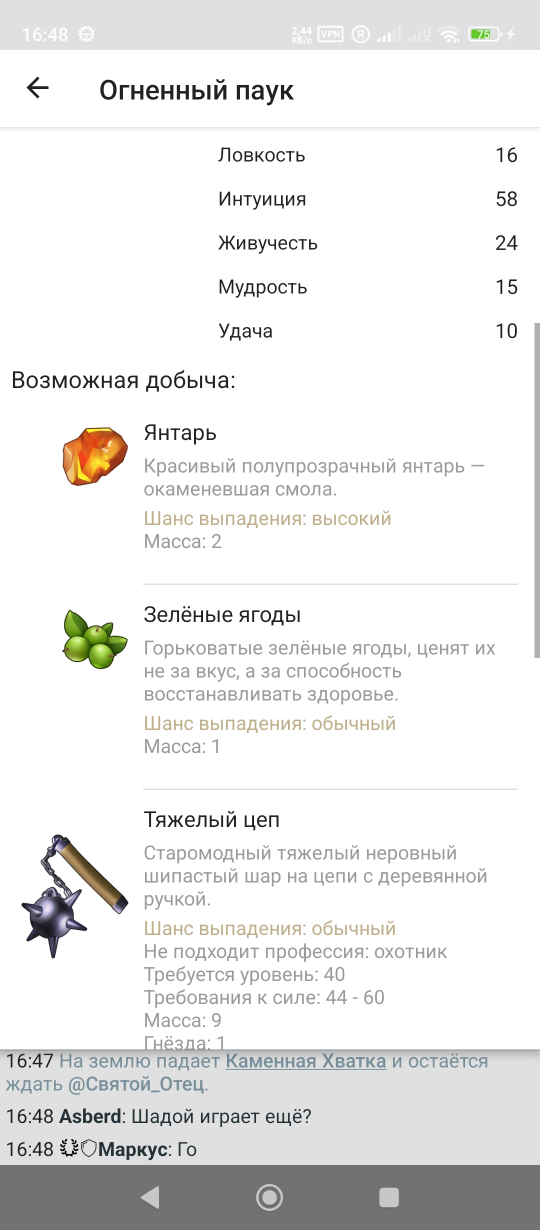
#> input picture script/history/back/screens/1.png, 1080 x 2460 px (shown at 1/2 size)
$ python -i pickup.py   (imports and definitions only)
#> lines starting #> are read from the running program, lines starting #| are printed output that depends on the picture
#> further down, picture is the input picture: shape (2460, 1080, 3); mean B, G, R 234.8, 235.6, 235.8
import csv
import json
import os
from typing import Dict, List, Optional, Tuple

import cv2
import numpy as np

SCREENS_DIR = "C:/bot/screens"
TPL_DIR = "C:/bot/tpl/my"
OUT_DIR = "C:/bot/pickup_out"
ANNOT_DIR = os.path.join(OUT_DIR, "annotated")
# [2 lines not run here, left out]
TPL_PICKUP_ACTIVE_1 = os.path.join(TPL_DIR, "pickup.png")
TPL_PICKUP_ACTIVE_2 = os.path.join(TPL_DIR, "pickup_own.png")
TPL_PICKUP_INACTIVE = os.path.join(TPL_DIR, "pickup_other.png")
ACTIVE_THRESH_COLOR = 0.9
INACTIVE_THRESH_GRAY = 0.9
SCALES_COLOR = [0.95, 1.0, 1.05]
SCALES_GRAY = [0.95, 1.0, 1.05]
BORDER = 2
FONT = cv2.FONT_HERSHEY_SIMPLEX


# [4 lines left out: function load_bgr, not called in this run]


def to_gray(img: np.ndarray) -> np.ndarray:
    if img.ndim == 2:
        g = img
    else:
        g = cv2.cvtColor(img, cv2.COLOR_BGR2GRAY)
    g = cv2.bilateralFilter(g, 5, 35, 35)
    g = cv2.createCLAHE(clipLimit=1.8, tileGridSize=(8, 8)).apply(g)
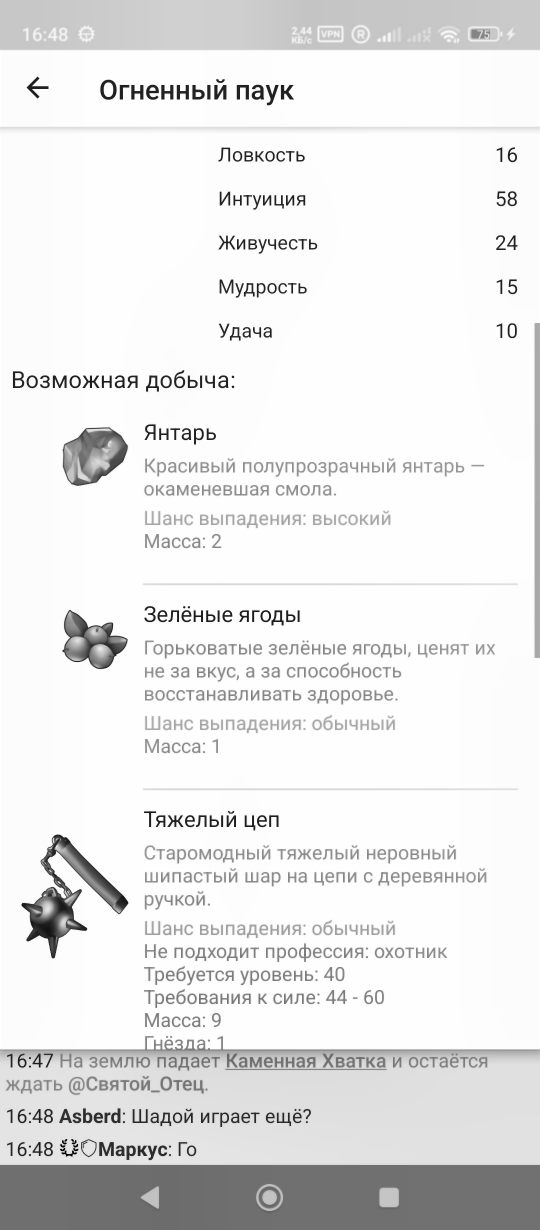
#> g: shape (2460, 1080) (shown at 1/2 size); min 1, max 255, mean 232.4
    return g


# [170 lines left out: functions match_color, match_gray, annotate, detect_pickup_on_image, main, not called in this run]


# [2 lines not run here, left out]

>>> import cv2
>>> picture = cv2.imread('../back/screens/1.png')
>>> result = to_gray(picture)
